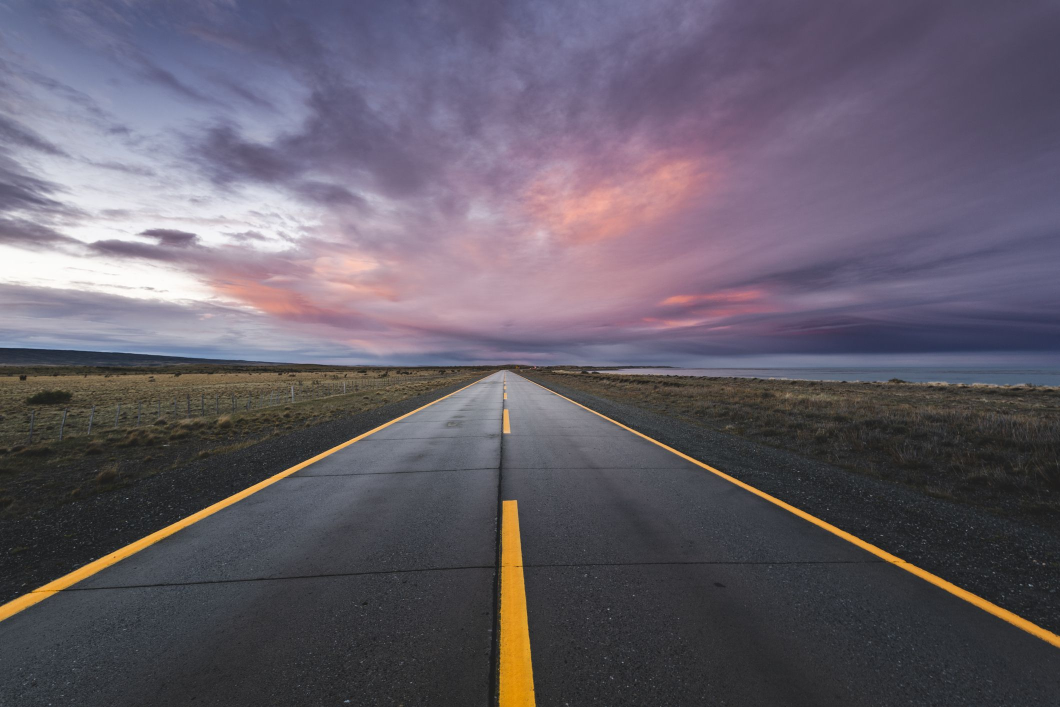
#> input picture Lane_Detection_opencv/road.jpg, 2119 x 1414 px (shown at 1/2 size)
$ python detector.py
#> lines starting #> are read from the running program, lines starting #| are printed output that depends on the picture; after the words box and inside, x2 and y2 are one past the last pixel; in counts of white or black regions, pixels touching at a corner belong together
import cv2
import numpy as np
from matplotlib import pyplot as plt

def region_of_interest(img, vertices):
    mask = np.zeros_like(img)
    #channel_count = img.shape[2]
    match_mask_color = 255
    cv2.fillPoly(mask, vertices, match_mask_color)
    masked_image = cv2.bitwise_and(img, mask)
    return masked_image

def draw_lines(img, lines):
    img = np.copy(img)
    blank_image = np.zeros((img.shape[0], img.shape[1], 3), np.uint8)
    for line in lines:
        for x1, y1, x2, y2 in line:
            cv2.line(blank_image, (x1,y1), (x2,y2), (255,0,0),5)
    img = cv2.addWeighted(img, 0.8, blank_image, 1, 0.0)
    return img

image  = cv2.imread('road.jpg')
#> image is the input picture: shape (1414, 2119, 3); mean B, G, R 105.2, 93.4, 100.3
image = cv2.cvtColor(image, cv2.COLOR_BGR2RGB)

print(image.shape)
#| (1414, 2119, 3)
height = image.shape[0]
#> height = 1414
width = image.shape[1]
#> width = 2119

region_of_interest_vertices = [
    (0, height),
    (width/2, height/2),
    (2110, 1072),
    (width, height)
]


gray_image = cv2.cvtColor(image, cv2.COLOR_RGB2GRAY)
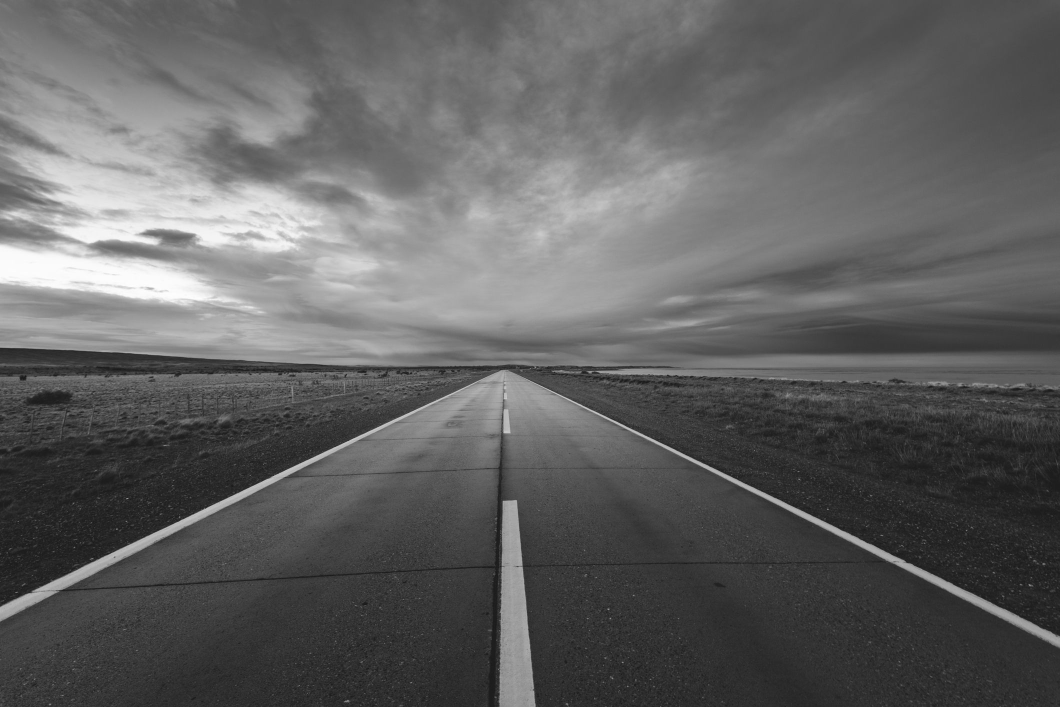
#> gray_image: shape (1414, 2119) (shown at 1/2 size); min 15, max 255, mean 96.8
canny_image = cv2.Canny(gray_image, 170, 200)
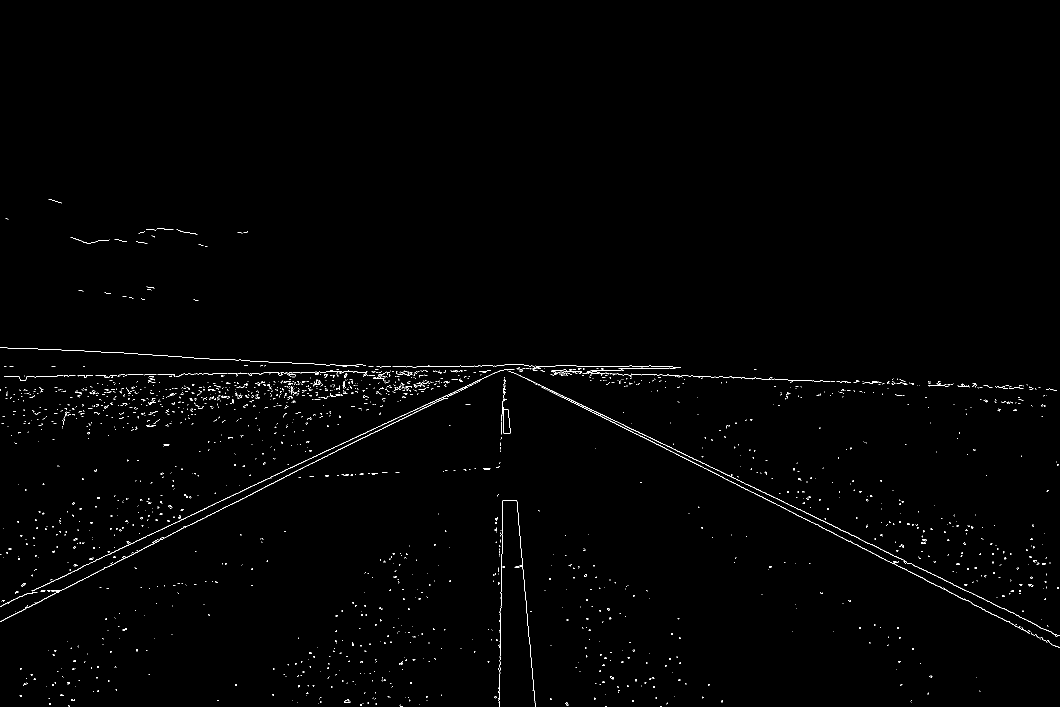
#> canny_image: shape (1414, 2119) (shown at 1/2 size); 0.69% white in thin lines or dots, all inside (x1, y1, x2, y2) = (0, 398, 2119, 1414)
cropped_image = region_of_interest(canny_image, np.array([region_of_interest_vertices], np.int32))
#> in region_of_interest, `cv2.fillPoly(mask, vertices, match_mask_color)`:
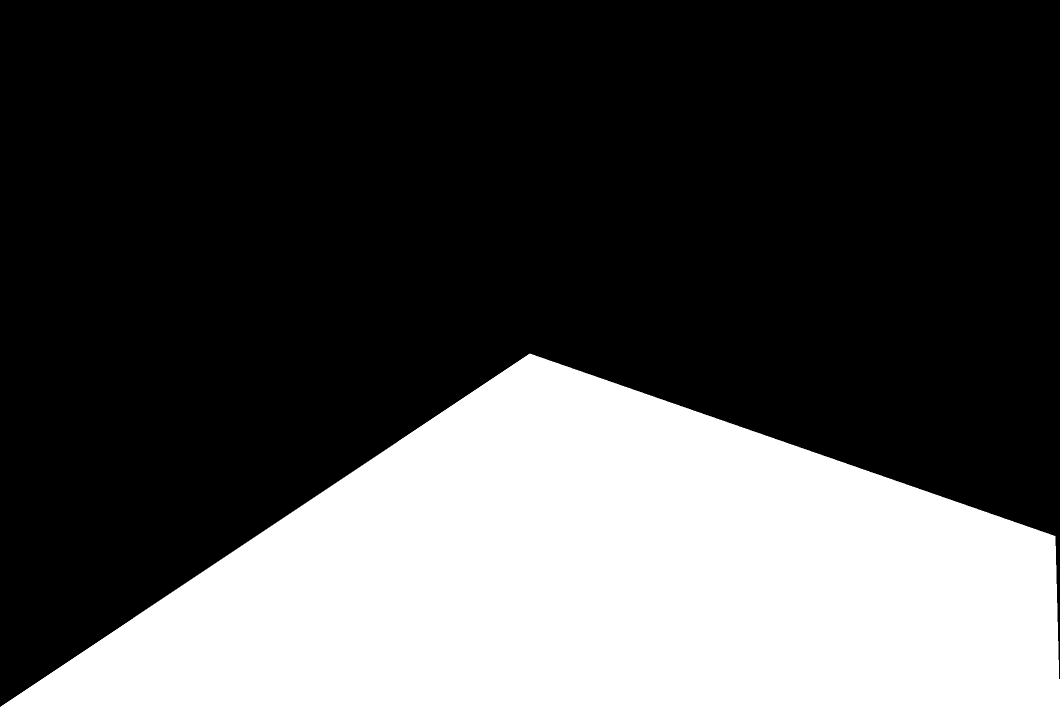
#> mask: shape (1414, 2119) (shown at 1/2 size); 31% white; 1 white region, box (x1, y1, x2, y2) and area: (1, 707, 2119, 1414) 927465
#> in region_of_interest, `masked_image = cv2.bitwise_and(img, mask)`:
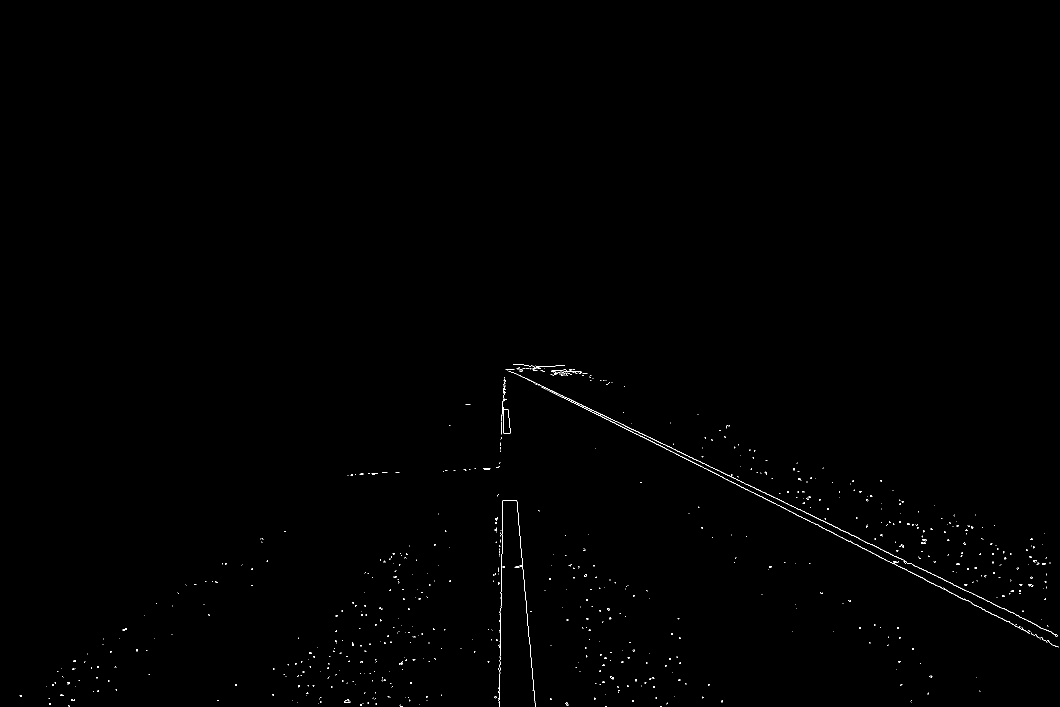
#> masked_image: shape (1414, 2119) (shown at 1/2 size); 0.27% white in thin lines or dots, all inside (x1, y1, x2, y2) = (39, 729, 2117, 1414)

lines = cv2.HoughLinesP(cropped_image, rho = 6, theta = np.pi/60, threshold = 160, lines = np.array([]), minLineLength = 40, maxLineGap =25)
#> lines = 38 rows, first 6: [1509, 986, 2113, 1293], [1211, 833, 1254, 853], [1497, 971, 1563, 1001], [2008, 1217, 2111, 1269], [1113, 788, 1236, 850], [1641, 1040, 1698, 1066]

image_with_lines = draw_lines(image, lines)
#> the loop in draw_lines, `for line in lines:` made 38 passes
#> line on passes 1 to 12: [[1509, 986, 2113, 1293]], [[1211, 833, 1254, 853]], [[1497, 971, 1563, 1001]], [[2008, 1217, 2111, 1269]], [[1113, 788, 1236, 850]], [[1641, 1040, 1698, 1066]], [[1002, 877, 1002, 837]], [[1576, 1009, 1640, 1038]], [[1469, 957, 1530, 985]], [[1052, 1213, 1065, 1345]], [[1004, 1107, 1004, 1029]], [[1011, 739, 1104, 781]]
#> after the loop in draw_lines, `for line in lines:`:
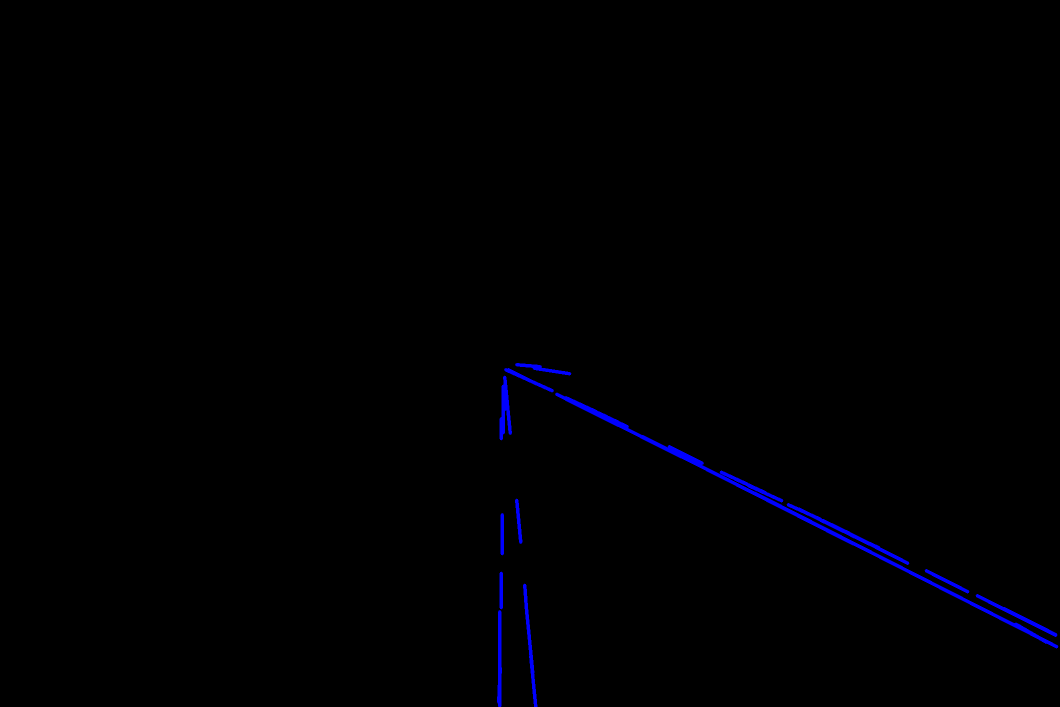
#> blank_image: shape (1414, 2119, 3) (shown at 1/2 size); mean of channels 0, 1, 2 1.9, 0, 0; drawn as B, G, R
#> in draw_lines, `img = cv2.addWeighted(img, 0.8, blank_image, 1, 0.0)`:
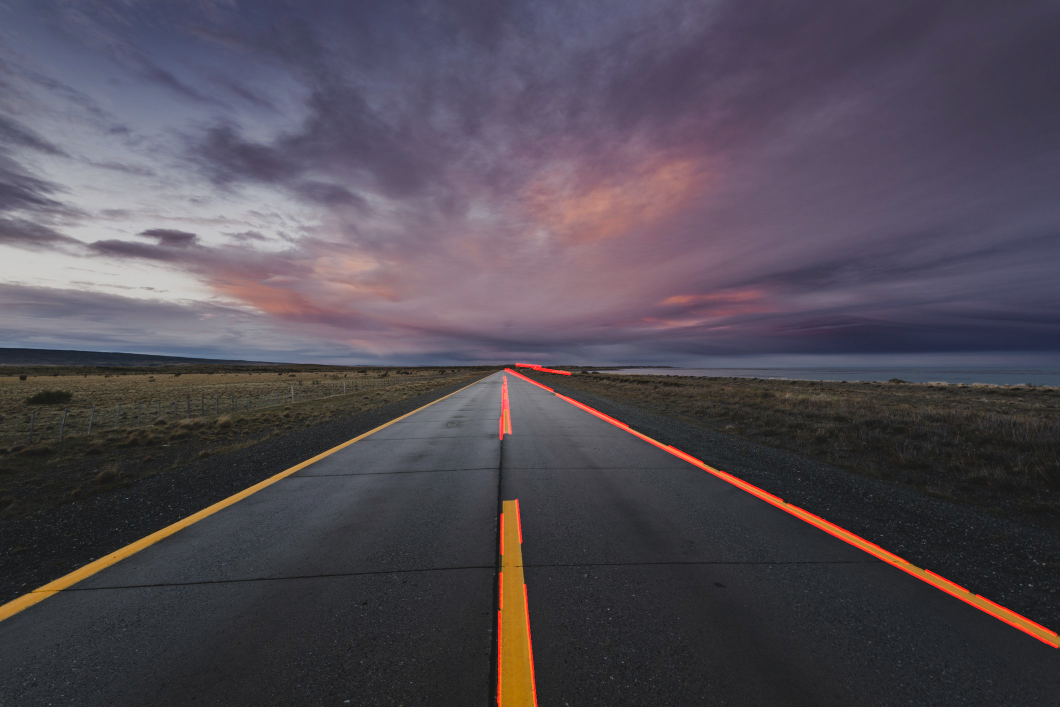
#> img: shape (1414, 2119, 3) (shown at 1/2 size); mean R, G, B 81.4, 74.7, 84.1


plt.imshow(image_with_lines)
plt.show()
